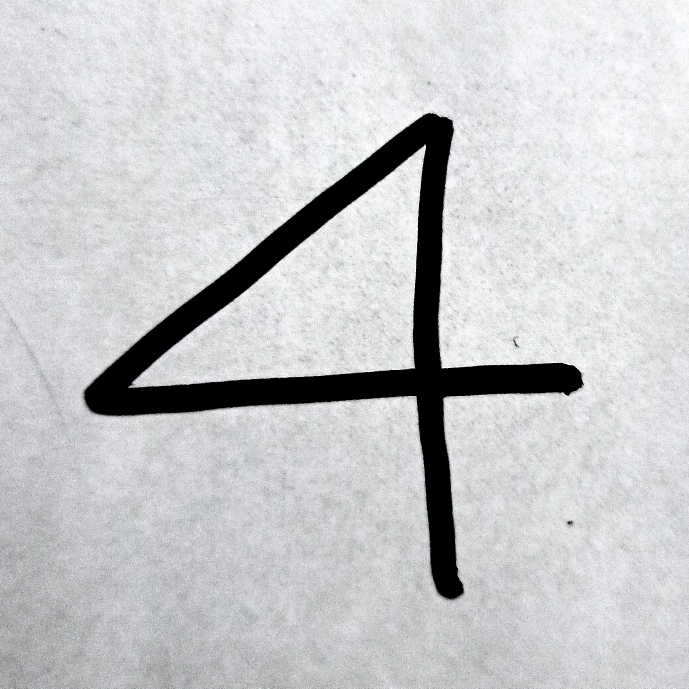
#> input picture custom_images/4.jpg, 2067 x 2065 px (shown at 1/3 size); its folder holds only this picture in this run
$ jupyter execute --allow-errors Test.ipynb
#> lines starting #> are read from the running program, lines starting #| are printed output that depends on the picture; after the words box and inside, x2 and y2 are one past the last pixel; in counts of white or black regions, pixels touching at a corner belong together
[cell 1]
# importing necessary libraries
import pandas as pd
import numpy as np
import matplotlib.pyplot as plt

import torch
import torchvision
from torch.utils.data import Dataset, DataLoader
import torchvision.transforms as transforms
import torch.nn as nn
import torch.nn.functional as F
import torch.optim as optim

[cell 2]
import warnings
warnings.filterwarnings('ignore')

[cell 3]
# re-defining class for loading weights from saved file
class Net(nn.Module):
    def __init__(self):
        super().__init__()
        self.conv1 = nn.Conv2d(1, 32, 5)
        self.pool1 = nn.MaxPool2d(2, 2)
        self.conv2 = nn.Conv2d(32, 64, 5)
        self.conv3 = nn.Conv2d(64, 128, 3)
        self.fc1 = nn.Linear(4608, 1024)
        self.dropout1 = nn.Dropout(0.3)
        self.fc2 = nn.Linear(1024, 256)
        self.dropout2 = nn.Dropout(0.3)
        self.fc3 = nn.Linear(256, 128)
        self.fc4 = nn.Linear(128, 36)

    def forward(self, x):
        x = self.pool1(F.relu(self.conv1(x)))
        x = F.relu(self.conv2(x))
        x = F.relu(self.conv3(x))
        x = x.view(-1, 4608)
        x = self.dropout1(F.relu(self.fc1(x)))
        x = self.dropout2(F.relu(self.fc2(x)))
        x = F.relu(self.fc3(x))
        x = self.fc4(x)
        return F.log_softmax(x)

#> (the rest of this cell did not finish here and is left out)

[cell 4]
from pytorch_model_summary import summary
# printing keras-style model summary
print(summary(Net(), torch.zeros((1, 1, 28, 28))))
#> (the call stopped at in __init__, `self.conv1 = nn.Conv2d(1, 32, 5)`: torch is not available in this run)

#> (a cell that did not finish here is left out)

#> (a cell that did not finish here is left out)

#> (a cell that did not finish here is left out)

[cell 8]
# NOTE: ensure that dataset is downloaded and placed in 'inputs' folder before running this cell
def read_data(path):
#> called with path = '../inputs/A_Z Handwritten Data.csv'
    data = []
    labels = []

    for row in open(path):
        row = row.split(',')
        label = int(row[0])
        image = np.array([int(x) for x in row[1:]], dtype="uint8")

        image = image.reshape((28, 28))

        data.append(image)
        labels.append(label)

    data = np.array(data, dtype="float32")
    labels = np.array(labels, dtype="int")

    return data, labels

#> (the rest of this cell did not finish here and is left out)

[cell 9]
labels = ['0', '1', '2', '3', '4', '5', '6', '7', '8', '9', 'A', 'B', 'C', 'D', 'E', 'F', 'G', 'H', 'I', 'J', 'K',
         'L', 'M', 'N', 'O', 'P', 'Q', 'R', 'S', 'T', 'U', 'V', 'W', 'X', 'Y', 'Z']

[cell 10]
# function to test the model on a single image of an alphabet with index 'idx' in the dataset
def test_alphabets(idx):
    print("Actual image:")
    plt.imshow(alphabets[idx], cmap='gray')
    plt.show()
    print(f"Actual label: {labels[labels_alphabets[idx]]}")
    # defining same transformations as done while training the mdoel
    transform = transforms.Compose(
            [transforms.ToTensor(),
            transforms.Normalize((0.5), (0.5))]
        )
    # preprocessing the image
    input_image = alphabets[idx] / 255.0
    input_image = transform(input_image)
    # obtaining output of the model; an extra dimension is first added to the image to represent batch size of 1
    output = model(input_image.unsqueeze(0))
    # taking maximum of log-likelihoods for the prediction
    pred = output.data.max(1, keepdim=True)[1]
    print(f"Predicted label: {labels[pred[0][0]]}")

# function to test the model on a single image of a digit with index 'idx' in the dataset
def test_digits(idx):
    print("Actual image:")
    plt.imshow(digits[idx], cmap='gray')
    plt.show()
    print(f"Actual label: {labels[labels_digits[idx]]}")
    transform = transforms.Compose(
            [transforms.ToTensor(),
            transforms.Normalize((0.5), (0.5))]
        )
    input_image = digits[idx] / 255.0
    input_image = transform(input_image)
    output = model(input_image.unsqueeze(0))
    pred = output.data.max(1, keepdim=True)[1]
    print(f"Predicted label: {labels[pred[0][0]]}")

#> (a cell that did not finish here is left out)

#> (a cell that did not finish here is left out)

[cell 13]
# function to obtain training accuracy on the entire alphabets dataset; can be improved by DataLoaders
# WARNING: this cell can take considerable time to run since it processes more than 4 lakh images
def alphabets_accuracy():
    count = 0
    for idx in range(len(alphabets)):
        # image pre-processing
        transform = transforms.Compose(
            [transforms.ToTensor(),
            transforms.Normalize((0.5), (0.5))]
        )
        input_image = alphabets[idx] / 255.0
        input_image = transform(input_image)
        # obtaining output (log-likelihoods)
        output = model(input_image.unsqueeze(0))
        # making prediction by taking maximum of log-likelihoods
        pred = output.data.max(1, keepdim=True)[1]
        if pred[0][0] == labels_alphabets[idx]:
            count += 1
    accuracy = count * 100 / len(alphabets)
    return accuracy

#> (a cell that did not finish here is left out)

[cell 15]
# function to obtain training accuracy on the entire digits dataset
def digits_accuracy():
    count = 0
    for idx in range(len(digits)):
        transform = transforms.Compose(
            [transforms.ToTensor(),
            transforms.Normalize((0.5), (0.5))]
        )
        input_image = digits[idx] / 255.0
        input_image = transform(input_image)
        output = model(input_image.unsqueeze(0))
        pred = output.data.max(1, keepdim=True)[1]
        if pred == labels_digits[idx]:
            count += 1

    accuracy = count * 100 / len(digits)
    return accuracy

#> (a cell that did not finish here is left out)

#> (a cell that did not finish here is left out)

# Testing on Custom_Images

[cell 18]
import cv2

[cell 19]
# function to test the model on a custom image
def predict_custom_image(path):
#> called with path = '../custom_images/4.jpg'
    img = cv2.imread(path)
#> img is the input picture: shape (2065, 2067, 3); mean B, G, R 202.2, 201.1, 199.7
    # converting RGB image to grayscale
    gray = cv2.cvtColor(img, cv2.COLOR_BGR2GRAY)
    # blurring image if it is of an exceptionally high resolution
    if gray.shape[0] > 1500:
        gray = cv2.GaussianBlur(gray, (401, 401), 0)
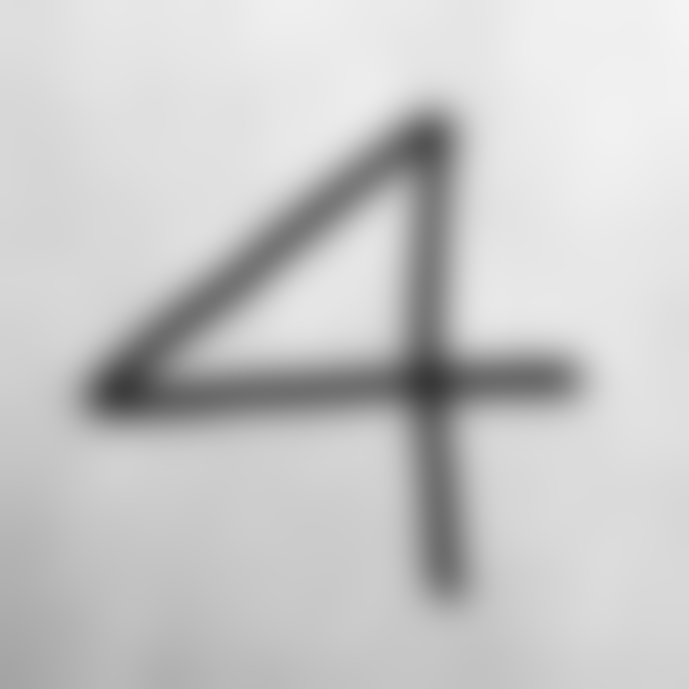
#> gray: shape (2065, 2067) (shown at 1/3 size); min 57, max 244, mean 200.7
    # resizing the image according to the requirements of the model
    small = cv2.resize(gray, (28, 28))
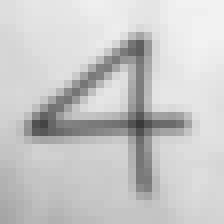
#> small: shape (28, 28) (shown 8 times larger); min 57, max 243, mean 200.6
    # inverting colours to get black background
    small = cv2.bitwise_not(small)
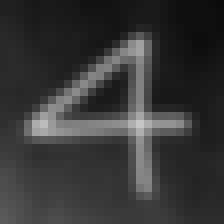
#> small: shape (28, 28) (shown 8 times larger); min 12, max 198, mean 54.4
    # converting image to pure black and white
    (thresh, small) = cv2.threshold(small, 127, 255, cv2.THRESH_BINARY)
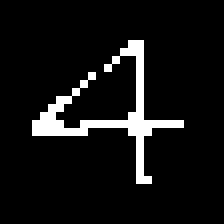
#> small: shape (28, 28) (shown 8 times larger); 7.5% white in thin lines or dots, all inside (x1, y1, x2, y2) = (4, 5, 23, 23)

    img_array = np.array(small, dtype=np.float32)

    plt.imshow(img_array, cmap="gray")
    plt.show()

    # image pre-processing
    transform = transforms.Compose(
            [transforms.ToTensor(),
            transforms.Normalize((0.5), (0.5))]
            )
    input_image = img_array / 255.0
    input_image = transform(input_image)
    # getting output
    output = model(input_image.unsqueeze(0))
    # making prediction
    pred = output.data.max(1, keepdim=True)[1]
    return labels[pred]
